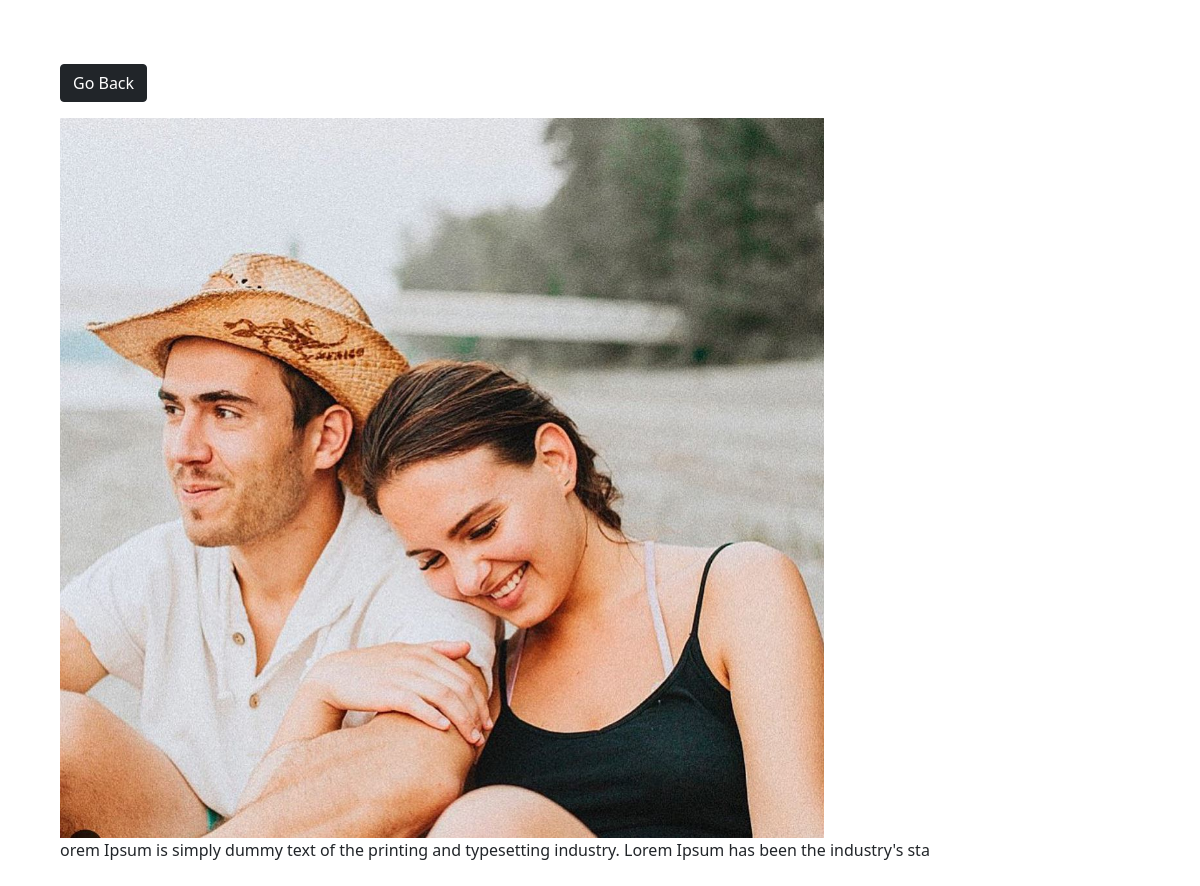
/photo/9/ (signed in), run on the app's committed database.
### photos/models.py (models this page shows, shortened)
class Photo(models.Model):
    category = models.ForeignKey(
        Category, on_delete=models.SET_NULL, null=True, blank=True)
    image = models.ImageField(null=False, blank=False)
    description = models.TextField()

### photos/views.py (the view)
# urls.py: path('photo/<str:pk>/', views.viewPhoto, name='photo'),
@login_required(login_url='login')
def viewPhoto(request, pk):
    photo = Photo.objects.get(id=pk)
    return render(request, 'photos/photo.html', {'photo': photo})

### photos/templates/photos/photo.html (shortened to what this page needs)
<!DOCTYPE html>
<html>
<head>
    <link href="https://cdn.jsdelivr.net/npm/bootstrap@5.0.0-beta1/dist/css/bootstrap.min.css" rel="stylesheet"
>
</head>
<body class="m-5">
    <div class="container">
        <div class="row justify-content-center">
            <div class="col">
                <a href="{% url 'gallery' %}" class="btn btn-dark my-3">Go Back</a>
                <div style="height: 90vh;">
                    <img style="max-width: 100%; max-height: 100%;" src="{{photo.image.url}}">
                    <p>{{photo.description}}</p>
                </div>
            </div>
        </div>
    </div>
</body>
</html>

### data on the page
Photo: image (picture), description "orem Ipsum is simply dummy text of the printing and typesetting industry. Lorem Ipsum has been the industry's sta"
